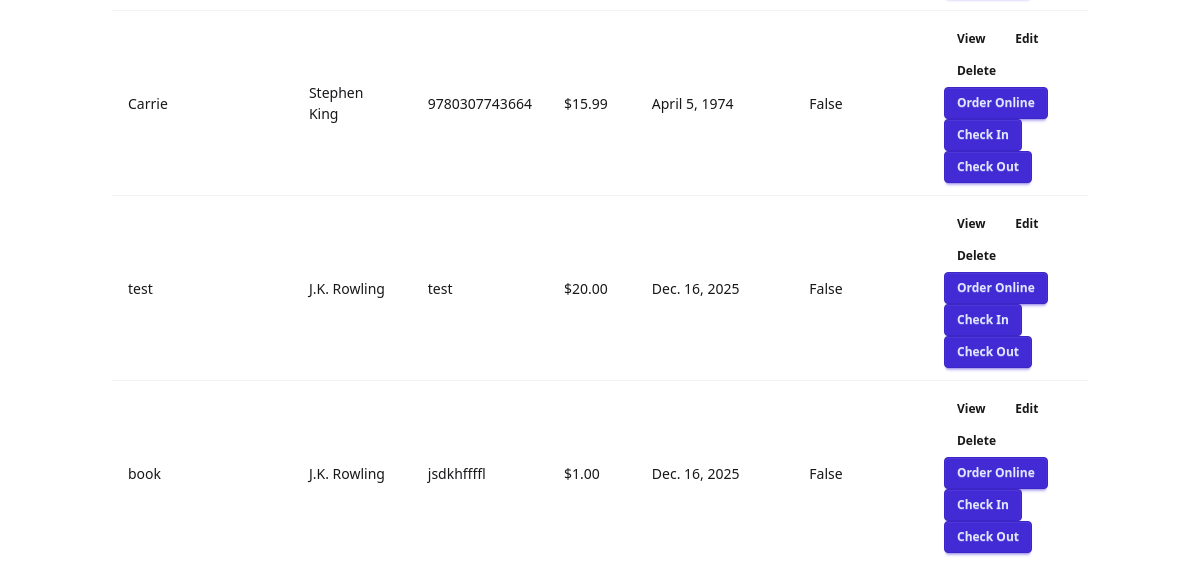
Before: /book/ (lower part) with the older database file.
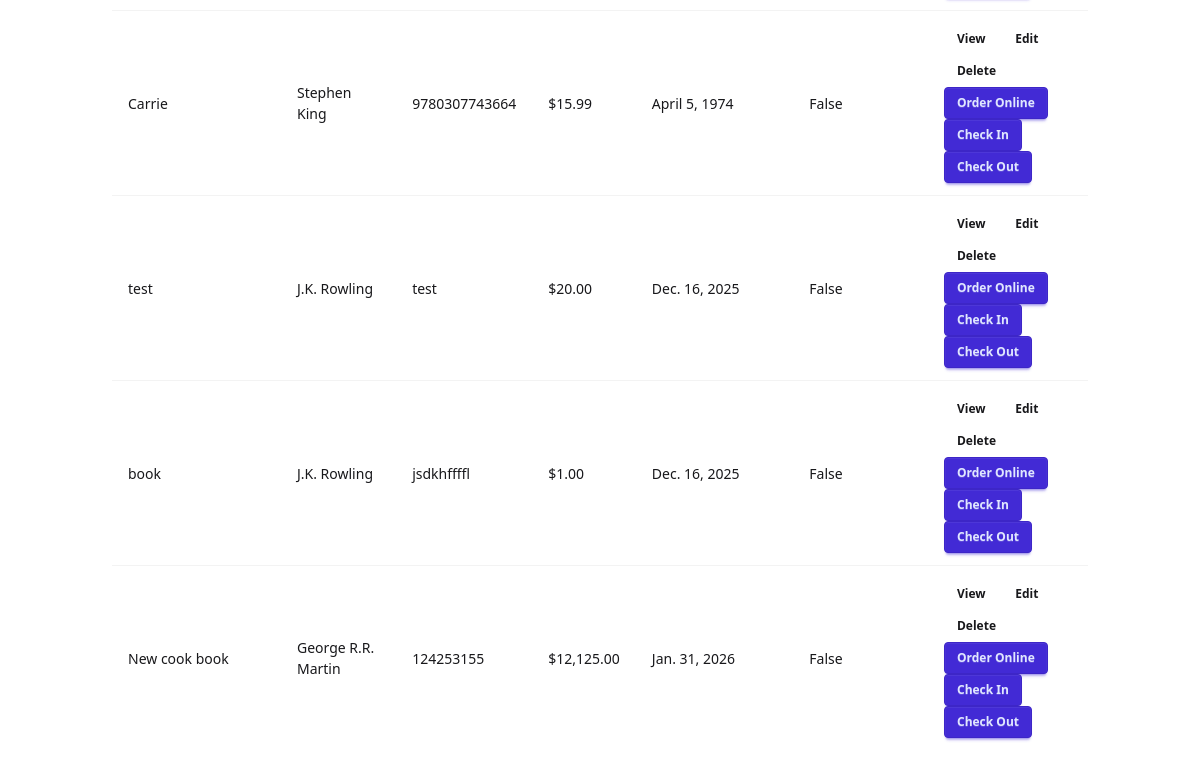
After: the same page with the newer database file.
### example/models.py (models this page shows, shortened)
class Book(models.Model):
    title = models.CharField(max_length=100,verbose_name='Title')
    author = models.ForeignKey('Author', on_delete=models.CASCADE,verbose_name='Author')
    isbn = models.CharField(max_length=13,verbose_name='ISBN')
    price = models.DecimalField(max_digits=10, decimal_places=2,verbose_name='Price')
    pub_date = models.DateField(verbose_name='Publication Date')
    checked_out = models.BooleanField(default=False,verbose_name='Checked Out')
    ordered_from = models.CharField(max_length=100, blank=True, null=True, verbose_name='Ordered From')
    location = models.CharField(max_length=100, blank=True, null=True, verbose_name='Location')
    @property
    def formatted_price(self):
        return f"${self.price:,}"
    class Meta:
        verbose_name = 'Book'
        verbose_name_plural = 'Books'
        permissions = [
            ('can_view_ordered_from', 'Can view ordered from field'),
        ]

class Author(models.Model):
    name = models.CharField(max_length=100)
    def __str__(self):
        return self.name

### example/views.py (the view)
class BookCRUDView(CRUDView):
    model = Book
    fields = {
        'title': 'Title',
        'author': 'Author',
        'isbn': 'ISBN',
        'formatted_price': 'Price',
        'pub_date': 'Publication Date',
        'checked_out': 'Checked Out',
    }
    form_fields = {
        'title': 'Title',
        'author': 'Author',
        'isbn': 'ISBN',
        'price': 'Price',
        'pub_date': 'Publication Date',
        'checked_out': 'Checked Out',
        'ordered_from': 'Ordered From',
        'location': 'Location',
    }
    filter_fields = {'author': 'Author', 'checked_out': 'Checked Out'}
    search_fields = ['title', 'isbn']
    restricted_fields = {'ordered_from': 'can_view_ordered_from'}
    property_field_map = {'formatted_price': 'price'}
    inline_formsets = [
        {
            'model': BookRequest,
            'fields': ['requester_name', 'requester_email'],
            'can_delete': True,
        },
        {
            'model': RequestComment,
            'fields': ['comment'],
            'nested_under': BookRequest,
            'extra': 1,
            'can_delete': True,
        }
    ]
    extra_actions = [
        {
            'name': 'order-online',
            'view': OrderOnlineView,
            'label': 'Order Online',
            'method': 'POST',
        },
        {
            'name': 'check-in',
            'label': 'Check In',
            'view': CheckInView,
            'method': 'POST',
        },
        {
            'name': 'check-out',
            'label': 'Check Out',
            'view': CheckOutView,
            'method': 'POST',
        }
    ]

### orange_sherbert/templatetags/sherbert_tags.py (called while the page is built, shortened)
@register.simple_tag
def get_field_options(obj, field_name):
    model = obj.model
    field = model._meta.get_field(field_name)
    if field.is_relation:
        related_model = field.related_model
        related_ids = model.objects.values_list(field_name, flat=True).distinct()
        related_ids = [v for v in related_ids if v is not None]
        related_objects = related_model.objects.filter(pk__in=related_ids)
        return [(obj.pk, str(obj)) for obj in related_objects]
    distinct_values = model.objects.values_list(field_name, flat=True).distinct().order_by(field_name)
    return [(v, v) for v in distinct_values if v not in (None, '')]

@register.simple_tag
def is_selected(option, request, field):
    current = request.GET.get(field, '')
    return 'selected' if str(option) == str(current) else ''

### orange_sherbert/view.py (called while the page is built)
def nestedinlineformset_factory(parent_model, model, parent_formset_name, **kwargs):
    FormSet = inlineformset_factory(
        parent_model,
        model,
        formset=NestedInlineFormSet,
        **kwargs
    )
    FormSet.parent_formset_name = parent_formset_name
    return FormSet

### orange_sherbert/templates/orange_sherbert/list.html (shortened to what this page needs)
{% extends "orange_sherbert/base.html" %}
{% load sherbert_tags %}
{% block content %}
<div class="container mx-auto">
    <div class="card">
        <div class="card-body">
            <div class="overflow-x-auto" id="results-table">
                <table class="table w-full">
                    <tbody id="search-results">
                        {% for item in object_data %}
                            <tr>
                                {% for field_name, verbose_name, value in item.fields %}
                                    <td>{{ value }}</td>
                                {% endfor %}
                                <td class="min-w-40 max-w-40">
                                    <a href="{% url url_namespace|add:model_name|add:'-detail' item.object.pk %}?{{ request.GET.urlencode }}" class="btn btn-sm btn-ghost">View</a>
                                    <a href="{% url url_namespace|add:model_name|add:'-update' item.object.pk %}?{{ request.GET.urlencode }}" class="btn btn-sm btn-ghost">Edit</a>
                                    <a href="{% url url_namespace|add:model_name|add:'-delete' item.object.pk %}?{{ request.GET.urlencode }}" class="btn btn-sm btn-ghost">Delete</a>
                                    {% for action in extra_actions %}
                                        {% if action.method == 'GET' %}
                                            <a href="{% url url_namespace|add:model_name|add:'-'|add:action.name item.object.pk %}" class="btn btn-sm btn-primary">{{ action.label }}</a>
                                        {% else %}
                                            <form method="post" action="{% url url_namespace|add:model_name|add:'-'|add:action.name item.object.pk %}" style="display: inline;">
                                                <button type="submit" class="btn btn-sm btn-primary">{{ action.label }}</button>
                                            </form>
                                        {% endif %}
                                    {% endfor %}
                                </td>
                            </tr>
                        {% empty %}
                            <tr>
                                <td colspan="10" class="text-center">No items found.</td>
                            </tr>
                        {% endfor %}
                    </tbody>
                </table>
            </div>
        </div>
    </div>
</div>
{% endblock %}

Changed rows visible on the page:
added Book: fields "New cook book" "124253155" "$12,125.00" "Jan. 31, 2026" "False", label "Order Online" "Check In" "Check Out"
now on this page (row unchanged): Author: name "George R.R. Martin"
